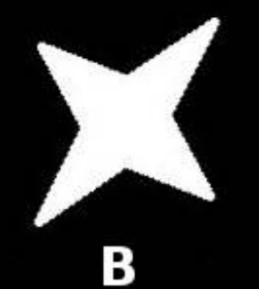
#> input picture img/star.jpg, 259 x 289 px, found by its file name
$ python 32-1.py   (older library calls are emulated)
#> lines starting #> are read from the running program, lines starting #| are printed output that depends on the picture
import cv2
import numpy as np
img = cv2.imread('img/star.jpg')
#> img is the input picture: shape (289, 259, 3); min 0, max 255, mean 64.3
gray= cv2.cvtColor(img,cv2.COLOR_BGR2GRAY)
sift = cv2.SIFT()
kp = sift.detect(gray,None)
#> kp = 137 keypoints; strongest (x, y, size): (117, 257, 6.1), (125, 121, 84.2), (211, 26, 10.6), (42, 218, 10.8)
# img=cv2.drawKeypoints(gray,kp)
img=cv2.drawKeypoints(gray,kp,flags=cv2.DRAW_MATCHES_FLAGS_DRAW_RICH_KEYPOINTS)
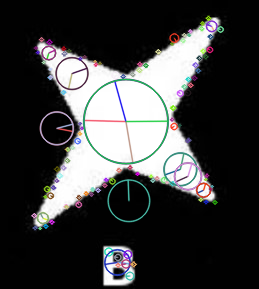
#> img: shape (289, 259, 3); mean of channels 0, 1, 2 62.4, 62, 61.7; drawn as B, G, R
cv2.imshow('img',img)
cv2.waitKey(0)
cv2.destroyAllWindows()

$ run again, with img/3.jpg copied over img/star.jpg
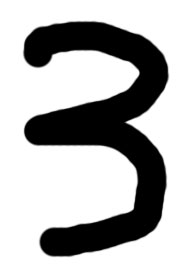
#> input picture img/3.jpg, 186 x 270 px, found by its file name
#> img is the input picture: shape (270, 186, 3); min 0, max 255, mean 177.2
#> kp = 14 keypoints; strongest (x, y, size): (42, 46, 25.7), (57, 241, 20.6), (46, 129, 25.6), (102, 77, 32)
#> `img=cv2.drawKeypoints(gray,kp,flags=cv2.DRAW_MATCHES_FLAGS_DRAW_RICH_K..`:
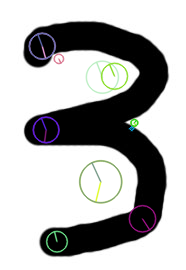
#> img: shape (270, 186, 3); mean of channels 0, 1, 2 177.3, 177.5, 177.3; drawn as B, G, R
